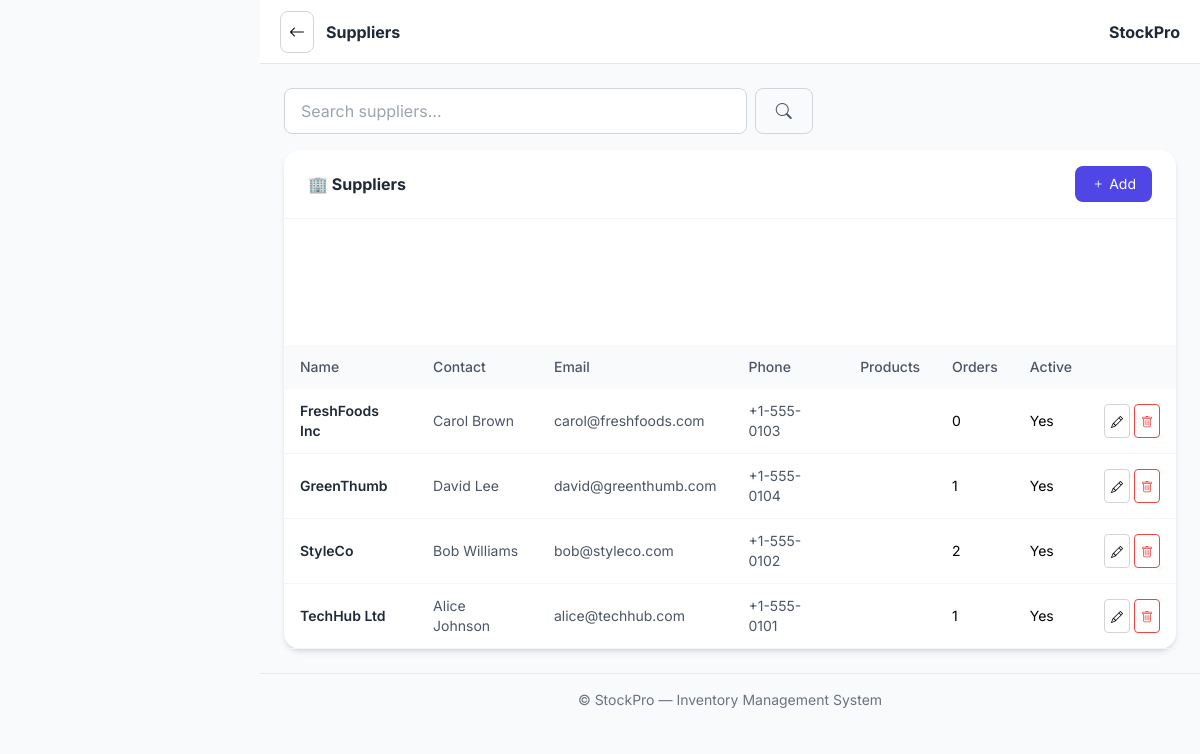
The app's page /dashboard/suppliers/ (signed in) with its own data.
### inventory/models.py (models this page shows, shortened)
class Supplier(models.Model):
    name = models.CharField(max_length=200, unique=True)
    contact_person = models.CharField(max_length=100, blank=True)
    email = models.EmailField(blank=True)
    phone = models.CharField(max_length=20, blank=True)
    address = models.TextField(blank=True)
    is_active = models.BooleanField(default=True)
    created_at = models.DateTimeField(auto_now_add=True)
    class Meta:
        ordering = ["name"]

### inventory/views.py (the view)
# urls.py: path("suppliers/", views.supplier_list, name="supplier_list"),
@login_required
@manager_or_admin_required
def supplier_list(request):
    qs = Supplier.objects.all()
    search = request.GET.get("q", "")
    if search:
        qs = qs.filter(Q(name__icontains=search) | Q(contact_person__icontains=search))
    from django.core.paginator import Paginator
    paginator = Paginator(qs, 15)
    suppliers = paginator.get_page(request.GET.get("page"))
    form = SupplierForm()
    if request.method == "POST":
        form = SupplierForm(request.POST)
        if form.is_valid():
            form.save()
            messages.success(request, "Supplier added!")
            return redirect("supplier_list")
    return render(request, "inventory/supplier_list.html", {
        "suppliers": suppliers, "form": form, "query": search,
    })

### inventory/forms.py
class SupplierForm(forms.ModelForm):
    class Meta:
        model = Supplier
        fields = ["name", "contact_person", "email", "phone", "address", "is_active"]
        widgets = {
            "name": forms.TextInput(attrs={"class": "form-control"}),
            "contact_person": forms.TextInput(attrs={"class": "form-control"}),
            "email": forms.EmailInput(attrs={"class": "form-control"}),
            "phone": forms.TextInput(attrs={"class": "form-control"}),
            "address": forms.Textarea(attrs={"class": "form-control", "rows": 2}),
            "is_active": forms.CheckboxInput(attrs={"class": "form-check-input"}),
        }

### inventory/templates/inventory/supplier_list.html (shortened to what this page needs)
{% extends 'base.html' %}
{% block page_title %}Suppliers{% endblock %}
{% block content %}
<div class="grid grid-cols-1 md:grid-cols-5 gap-4 mb-4">
  <div class="md:col-span-3">
    <form method="get" class="flex gap-2">
      <input type="text" name="q" class="flex-1 px-4 py-2.5 rounded-lg border border-gray-300 focus:ring-2 focus:ring-primary-500 focus:border-primary-500 outline-none transition-all bg-white" placeholder="Search suppliers…" value="{{ query|default:'' }}">
      <button type="submit" class="px-5 py-2.5 border border-gray-300 text-gray-600 rounded-lg hover:bg-gray-50"><i class="bi bi-search"></i></button>
    </form>
  </div>
</div>
<div class="bg-white rounded-2xl shadow-md">
  <div class="px-6 py-4 border-b border-gray-100 flex justify-between items-center">
    <h6 class="font-bold text-gray-800">🏢 Suppliers</h6>
    <button class="px-4 py-2 text-sm bg-primary-600 text-white rounded-lg hover:bg-primary-700" data-bs-toggle="collapse" data-bs-target="#newSupplier">
      <i class="bi bi-plus"></i> Add
    </button>
  </div>
  <div class="overflow-x-auto">
    <table class="w-full text-sm">
      <thead class="bg-gray-50">
        <tr class="text-gray-600">
          <th class="px-4 py-3 text-left font-medium">Name</th>
          <th class="px-4 py-3 text-left font-medium">Contact</th>
          <th class="px-4 py-3 text-left font-medium">Email</th>
          <th class="px-4 py-3 text-left font-medium">Phone</th>
          <th class="px-4 py-3 text-left font-medium">Products</th>
          <th class="px-4 py-3 text-left font-medium">Orders</th>
          <th class="px-4 py-3 text-left font-medium">Active</th>
          <th class="px-4 py-3 text-left font-medium"></th>
        </tr>
      </thead>
      <tbody>
        {% for s in suppliers %}
        <tr class="border-b border-gray-100 hover:bg-gray-50/60">
          <td class="px-4 py-3 font-semibold text-gray-800">{{ s.name }}</td>
          <td class="px-4 py-3 text-gray-600">{{ s.contact_person|default:'—' }}</td>
          <td class="px-4 py-3 text-gray-600">{{ s.email|default:'—' }}</td>
          <td class="px-4 py-3 text-gray-600">{{ s.phone|default:'—' }}</td>
          <td class="px-4 py-3">{{ s.product_set.count }}</td>
          <td class="px-4 py-3">{{ s.purchase_orders.count }}</td>
          <td class="px-4 py-3">{{ s.is_active|yesno:"Yes,No" }}</td>
          <td class="px-4 py-3 text-right">
            <div class="inline-flex gap-1">
              <a href="{% url 'supplier_edit' s.pk %}" class="p-1.5 border border-gray-300 rounded hover:bg-gray-50"><i class="bi bi-pencil text-xs"></i></a>
              <form method="post" action="{% url 'supplier_delete' s.pk %}" style="display:inline" onsubmit="return confirm('Delete this supplier?')">
                <button type="submit" class="p-1.5 border border-danger-500 text-danger-500 rounded hover:bg-danger-50"><i class="bi bi-trash text-xs"></i></button>
              </form>
            </div>
          </td>
        </tr>
        {% empty %}
        <tr>
          <td colspan="8" class="px-4 py-8 text-center text-gray-500">No suppliers yet.</td>
        </tr>
        {% endfor %}
      </tbody>
    </table>
  </div>
</div>
{% endblock %}

### records on screen
Supplier: name "FreshFoods Inc", contact_person "Carol Brown", email "carol@freshfoods.com", phone "+1-555-0103", purchase_orders.count "0", is_active "Yes"
Supplier: name "GreenThumb", contact_person "David Lee", email "david@greenthumb.com", phone "+1-555-0104", purchase_orders.count "1", is_active "Yes"
Supplier: name "StyleCo", contact_person "Bob Williams", email "bob@styleco.com", phone "+1-555-0102", purchase_orders.count "2", is_active "Yes"
Supplier: name "TechHub Ltd", contact_person "Alice Johnson", email "alice@techhub.com", phone "+1-555-0101", purchase_orders.count "1", is_active "Yes"
